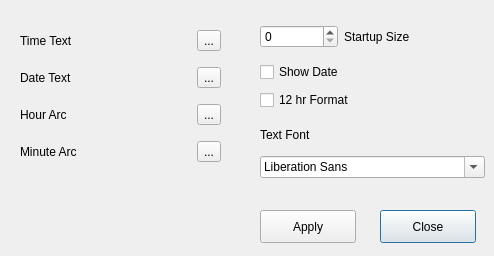
<?xml version="1.0" encoding="UTF-8"?>
<ui version="4.0">
 <class>Prefs</class>
 <widget class="QDialog" name="Prefs">
  <property name="geometry">
   <rect>
    <x>0</x>
    <y>0</y>
    <width>494</width>
    <height>256</height>
   </rect>
  </property>
  <property name="windowTitle">
   <string>Simple Arc Clock</string>
  </property>
  <widget class="QPushButton" name="pb_close">
   <property name="geometry">
    <rect>
     <x>380</x>
     <y>210</y>
     <width>96</width>
     <height>33</height>
    </rect>
   </property>
   <property name="text">
    <string>Close</string>
   </property>
  </widget>
  <widget class="QPushButton" name="pb_apply">
   <property name="geometry">
    <rect>
     <x>260</x>
     <y>210</y>
     <width>96</width>
     <height>33</height>
    </rect>
   </property>
   <property name="text">
    <string>Apply</string>
   </property>
  </widget>
  <widget class="QWidget" name="layoutWidget">
   <property name="geometry">
    <rect>
     <x>20</x>
     <y>20</y>
     <width>201</width>
     <height>156</height>
    </rect>
   </property>
   <layout class="QGridLayout" name="gridLayout">
    <item row="0" column="0">
     <widget class="QLabel" name="label_2">
      <property name="text">
       <string>Time Text</string>
      </property>
     </widget>
    </item>
    <item row="0" column="1">
     <widget class="QLabel" name="lbl_timeColor">
      <property name="text">
       <string/>
      </property>
     </widget>
    </item>
    <item row="0" column="2">
     <widget class="QToolButton" name="tb_timeColor">
      <property name="text">
       <string>...</string>
      </property>
     </widget>
    </item>
    <item row="1" column="0">
     <widget class="QLabel" name="label">
      <property name="text">
       <string>Date Text</string>
      </property>
     </widget>
    </item>
    <item row="1" column="1">
     <widget class="QLabel" name="lbl_dateColor">
      <property name="text">
       <string/>
      </property>
     </widget>
    </item>
    <item row="1" column="2">
     <widget class="QToolButton" name="tb_dateColor">
      <property name="text">
       <string>...</string>
      </property>
     </widget>
    </item>
    <item row="2" column="0">
     <widget class="QLabel" name="label_3">
      <property name="text">
       <string>Hour Arc</string>
      </property>
     </widget>
    </item>
    <item row="2" column="1">
     <widget class="QLabel" name="lbl_hourColor">
      <property name="text">
       <string/>
      </property>
     </widget>
    </item>
    <item row="2" column="2">
     <widget class="QToolButton" name="tb_hourColor">
      <property name="text">
       <string>...</string>
      </property>
     </widget>
    </item>
    <item row="3" column="0">
     <widget class="QLabel" name="label_4">
      <property name="text">
       <string>Minute Arc</string>
      </property>
     </widget>
    </item>
    <item row="3" column="1">
     <widget class="QLabel" name="lbl_minuteColor">
      <property name="text">
       <string/>
      </property>
     </widget>
    </item>
    <item row="3" column="2">
     <widget class="QToolButton" name="tb_minuteColor">
      <property name="text">
       <string>...</string>
      </property>
     </widget>
    </item>
   </layout>
  </widget>
  <widget class="QWidget" name="layoutWidget">
   <property name="geometry">
    <rect>
     <x>260</x>
     <y>60</y>
     <width>109</width>
     <height>52</height>
    </rect>
   </property>
   <layout class="QVBoxLayout" name="verticalLayout">
    <item>
     <widget class="QCheckBox" name="cb_showDate">
      <property name="text">
       <string>Show Date</string>
      </property>
     </widget>
    </item>
    <item>
     <widget class="QCheckBox" name="cb_timeFormat">
      <property name="text">
       <string>12 hr Format</string>
      </property>
     </widget>
    </item>
   </layout>
  </widget>
  <widget class="QWidget" name="layoutWidget">
   <property name="geometry">
    <rect>
     <x>260</x>
     <y>120</y>
     <width>225</width>
     <height>58</height>
    </rect>
   </property>
   <layout class="QVBoxLayout" name="verticalLayout_2">
    <item>
     <widget class="QLabel" name="label_font">
      <property name="text">
       <string>Text Font</string>
      </property>
     </widget>
    </item>
    <item>
     <widget class="QFontComboBox" name="fcb_time"/>
    </item>
   </layout>
  </widget>
  <widget class="QWidget" name="layoutWidget">
   <property name="geometry">
    <rect>
     <x>260</x>
     <y>20</y>
     <width>161</width>
     <height>34</height>
    </rect>
   </property>
   <layout class="QHBoxLayout" name="horizontalLayout">
    <item>
     <widget class="QSpinBox" name="sb_startSize">
      <property name="maximum">
       <number>640</number>
      </property>
     </widget>
    </item>
    <item>
     <widget class="QLabel" name="label_5">
      <property name="text">
       <string>Startup Size</string>
      </property>
     </widget>
    </item>
   </layout>
  </widget>
 </widget>
 <resources/>
 <connections>
  <connection>
   <sender>pb_close</sender>
   <signal>clicked()</signal>
   <receiver>Prefs</receiver>
   <slot>reject()</slot>
   <hints>
    <hint type="sourcelabel">
     <x>341</x>
     <y>246</y>
    </hint>
    <hint type="destinationlabel">
     <x>219</x>
     <y>195</y>
    </hint>
   </hints>
  </connection>
 </connections>
</ui>
